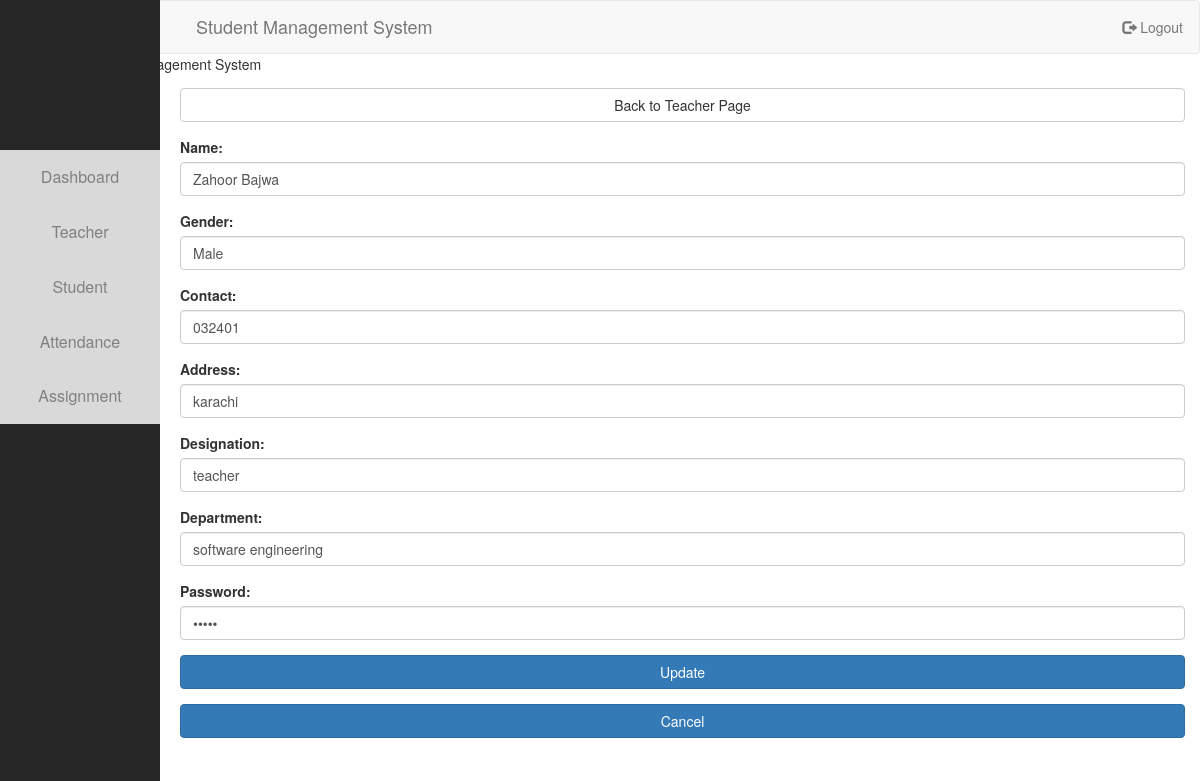
The page /edit_at1.php?edit_id=3 (signed in) on the database its author committed.
### tables this page shows
CREATE TABLE `teacher` (
  `tid` int(11) NOT NULL,
  `name` varchar(45) NOT NULL,
  `gender` varchar(20) DEFAULT NULL,
  `contact` varchar(11) DEFAULT NULL,
  `address` varchar(45) DEFAULT NULL,
  `designation` varchar(45) DEFAULT NULL,
  `department` varchar(20) DEFAULT NULL,
  `username` varchar(255) DEFAULT NULL,
  `password` varchar(255) DEFAULT NULL
);

### edit_at1.php (the view, shortened to what this page needs)
<?php
include_once 'dbconfig.php';
if(isset($_GET['edit_id']))
{
	$sql_query="SELECT * FROM teacher WHERE tid=".$_GET['edit_id'];
	$result_set=mysqli_query($con, $sql_query);
	$fetched_row=mysqli_fetch_array($result_set);
}
		?>
<!DOCTYPE html>
<html>
<head>
	<link rel="stylesheet" type="text/css" href="style.css">
	<link rel="stylesheet" href="https://maxcdn.bootstrapcdn.com/bootstrap/3.3.7/css/bootstrap.min.css">
	<link rel="stylesheet" href="https://cdnjs.cloudflare.com/ajax/libs/font-awesome/4.7.0/css/font-awesome.min.css">
</head>
<body style="background-color: white;">
	<nav class="navbar navbar-default" style="margin-bottom: 0px;width: 100%" id="top">
	  <div class="container-fluid">
	  	<div class="navbar-header" style="margin-left: 180px;">
	      <a class="navbar-brand" href="#">Student Management System</a>
	    </div>
	    <ul class="nav navbar-nav navbar-right list-unstyled">
	    	<li>
	    		<a href="logout.php" class="btn btn-md"><span class="glyphicon glyphicon-log-out"></span> Logout</a>
	    	</li>
	    </ul>
	  </div>
	</nav>
	<marquee style="margin-bottom:-6px;" bgcolor="#f8f8f8" scrollamount="9" height="30"> Welcome to Student Management System</marquee>
<div class="sidenav">
	<div class="dropdown">
	  <button class="dropbtn">Dashboard</button>
	</div>
	<div class="dropdown">
	  <button class="dropbtn">Teacher</button>
	</div>
	<div class="dropdown">
	  <button class="dropbtn">Student</button>
	</div>
	<div class="dropdown">
	  <button class="dropbtn">Attendance</button>
	</div>
	<div class="dropdown">
	  <button class="dropbtn">Assignment</button>
	</div>
</div>
<div id="body">
	<div class="container" style="padding-left:180px;" >
		<form method="post" class="form-horizontal">
			<div class="form-group" style="margin-top: 20px;">
				<a class="btn btn-default btn-block" href="at1.php"> Back to Teacher Page</a>
			</div>
			<div class="form-group">
				<label for="Name"> Name: </label>
				<input class="form-control" type="text" id="Name" name="name" placeholder="Name" value="<?php echo $fetched_row['name']; ?>" required/>
			</div>
			<div class="form-group">
				<label for="Gender">Gender: </label>
				<input class="form-control" type="text" id="Gender" name="gender" placeholder="Gender" value="<?php echo $fetched_row['gender']; ?>"  />
			</div>
			<div class="form-group">
				<label for="Contact">Contact: </label>
				<input class="form-control" type="text" id="Contact" name="contact" placeholder="Contact" value="<?php echo $fetched_row['contact']; ?>" required />
			</div>
			<div class="form-group">
				<label for="Address">Address: </label>
				<input class="form-control" type="text" id="Address" name="address" placeholder="Address" value="<?php echo $fetched_row['address']; ?>"  required/>
			</div>
			<div class="form-group">
				<label for="Designation">Designation: </label>
				<input class="form-control" type="text" id="Designation" name="designation" placeholder="Designation" value="<?php echo $fetched_row['designation']; ?>" required />
			</div>
			<div class="form-group">
				<label for="Department">Department: </label>
				<input class="form-control" type="text" id="Department" name="department" placeholder="Department" value="<?php echo $fetched_row['department']; ?>" required />
			</div>
			<div class="form-group">
				<label for="Department">Password: </label>
				<input class="form-control" type="password" id="Password" name="password" placeholder="Password" value="<?php echo $fetched_row['password']; ?>" required />
			</div>
			<div class="form-group">
				<button type="submit" name="btn-update" class="btn btn-primary btn-block">Update</button>
			</div>
			<div class="form-group">
				<button type="submit" name="btn-cancel" class="btn btn-primary btn-block">Cancel</button>
			</div>
	    </form>
    </div>
</div>
</body>
</html>

### style.css (style rules this page uses)
.form-control { width:120px; }
body { margin: 0px; font-family: "Open Sans", Helvetica, Arial, sans-serif; background-repeat: no-repeat; background-size: 100% 1080px; -webkit-background-size: cover; -moz-background-size: cover; background-size: cover; -o-background-size: cover; }
.dropbtn { width: 160px; background-color: #d9d9d9; color: gray; padding: 16px; font-size: 16px; border: none; cursor: pointer; }
.dropdown { position: relative; display: inline-block; }
.sidenav { height: 100%; width: 160px; position: fixed; z-index: 1; top: 0; left: 0; bottom: 0; background-color: #262626; overflow-x: hidden; padding-top: 150px; }

### rows shown on the page
teacher: name "Zahoor Bajwa", gender "Male", contact "032401", address "karachi", designation "teacher", department "software engineering"
